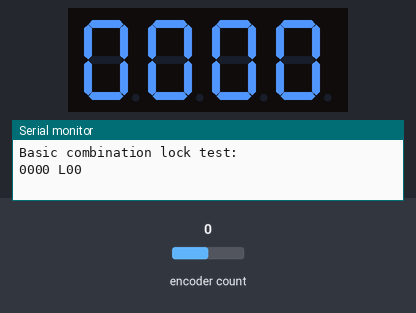
Recording of a sketch running on a simulated Arduino Uno, built with avr-gcc and run on an emulated ATmega328P. Shown: 4-digit seven-segment display, the last lines printed to the serial monitor. Wiring (inferred from the names in the program): 4-digit 7-segment display, segments lit when LOW: segments A1, pin 2, pin 4, pin 12, A0, pin 7, pin 8; digit selects pin 11, pin 10, pin 9, pin 3. Inputs (shaded band) come from the test bench; at power-on: encoder count 0. The segment pins are drawn as the display they are named for.

Above: at 1.2 s.
1.3 s: encoder count set to -1
At 2.5 s:
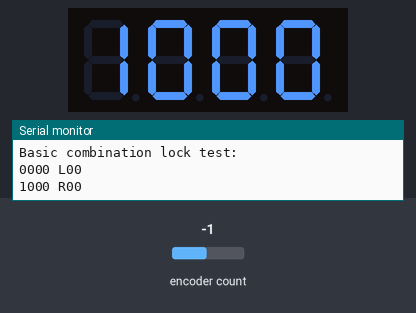
2.8 s: encoder count set to -2
At 3.7 s:
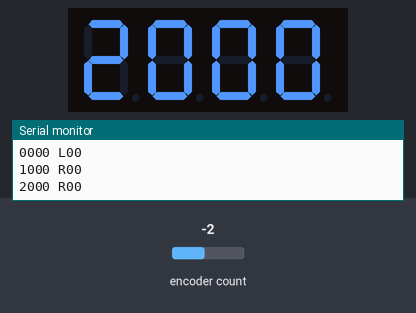
4.3 s: encoder count set to -3
At 5.1 s:
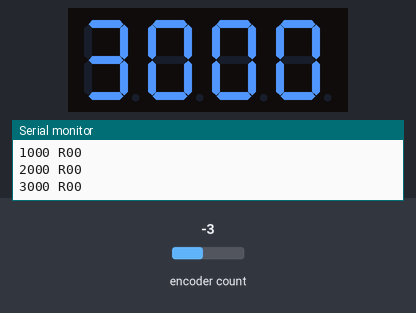
Timing chart, 0 to 7.3 s (numbered marks = the images above; inputs shaded):
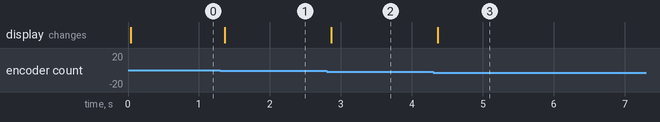

Measured:
- after the input at 1.3 s, the display: changes after 0.07 s (image 1)
- after the input at 2.8 s, the display: changes after 0.06 s (image 2)
- after the input at 4.3 s, the display: changes after 0.07 s (image 3)

The sketch:

ArduinoComboLock.ino
```cpp
// (licence header left out)
#include <Encoder.h>
#include "Spinner.h"
// Change these two numbers to the pins connected to your encoder.
//   Best Performance: both pins have interrupt capability
//   Good Performance: only the first pin has interrupt capability
//   Low Performance:  neither pin has interrupt capability
Encoder myEnc(5, 6);
//   avoid using pins with LEDs attached

Spinner mSpinner;

// Encoder combo lock
int oldPosition  = -999;
int newPosition = 0;
boolean CCW = false; //CCW = counter clockwise direction
boolean oldCCW = true;
int value;
int loops = 0;
int combo[4];
int combopos = -1;
int comboDisplay = 0;
int secret[4] = {3, 5, 8, 9}; //Code to unlock
int unlockedDisplay[4] = {0, 11, 12, 13}; //Special digits for notification that the lock is open: "OPEN". Numeral "0" used in place of "O"
int deltaPos = 0;
int debounce = 2; //Must move by at least 2 counts for a poor man's debounce

// Seven segment display
int digit1 = 11; //PWM Display pin 12
int digit2 = 10; //PWM Display pin 9
int digit3 = 9; //PWM Display pin 8
int digit4 = 3; //PWM Display pin 6

int segA = A1; //Display pin 11
int segB = 2; //Display pin 7
int segC = 4; //Display pin 4
int segD = 12; //Display pin 2
int segE = A0; //Display pin 1
int segF = 7; //Display pin 10
int segG = 8; //Display pin 5

void setup() {
  // Encoder combo lock
  Serial.begin(9600);
  Serial.println("Basic combination lock test:");

  // Seven segment display
  pinMode(segA, OUTPUT);
  pinMode(segB, OUTPUT);
  pinMode(segC, OUTPUT);
  pinMode(segD, OUTPUT);
  pinMode(segE, OUTPUT);
  pinMode(segF, OUTPUT);
  pinMode(segG, OUTPUT);

  pinMode(digit1, OUTPUT);
  pinMode(digit2, OUTPUT);
  pinMode(digit3, OUTPUT);
  pinMode(digit4, OUTPUT);
}

void loop()
{
  UpdateEncoder();
  displayNumber(combo);

}

void UpdateEncoder()
{
  newPosition = myEnc.read();
  newPosition = newPosition / 4;

  if (newPosition != oldPosition)
  {
    deltaPos += (newPosition - oldPosition);
    if (abs(deltaPos) >= debounce)
    {
      deltaPos = 0;

      //CCW turn = increasing count, CW = decresing
      //in order to match common lock dials
      if (newPosition > oldPosition)
      {
        value = mSpinner.Decrement();
        CCW = true;
      }
      else
      {
        value = mSpinner.Increment();
        CCW = false;

        //Keep track of how many times you make a revolution for reset
        if(value == 0)
          loops++;

        if(loops == 3) // Turn three times clockwise to reset
        {
          loops = 0;
          combo[0] = 0;
          combo[1] = 0;
          combo[2] = 0;
          combo[3] = 0;
          combopos = 0;
        }
      }

      if (oldCCW != CCW) // Change direction - move to the next digit
      {
        combopos++;
        loops = 0;
      }

      //Don't overflow
      if(combopos < 4 && combopos > -1)
        combo[combopos] = value;

      /*For debugging, print to serial:
       CCCC DLU
       C: 4 combo digits
       D: Direction of turning (L or R)
       L: Number of loops
       U: Lock unlocked
       */

      for (int i = 0; i < 4; i++)
      {
        Serial.print(combo[i]);
      }

      if (CCW == true)
        Serial.print(" L");
      else
        Serial.print(" R");

      Serial.print(loops);

      Serial.print(IsUnlocked());

      Serial.println("");

      oldPosition = newPosition;
      oldCCW = CCW;
    }
  }
}

boolean IsUnlocked()
{
  if(combopos == 3)
  {
    for (int i = 0; i < 4; i++)
    {
      if(combo[i] != secret[i])
        return false;
    }
    return true;
  }
  return false;
}

void displayNumber(int* toDisplay) {
#define DISPLAY_BRIGHTNESS  500

#define DIGIT_ON  HIGH
#define DIGIT_OFF  LOW

  long beginTime = millis();

  for(int digit = 0; digit < 4 ; digit++) {

    //Turn on a digit for a short amount of time
    switch(digit) {
    case 0:
      digitalWrite(digit1, DIGIT_ON);
      break;
    case 1:
      digitalWrite(digit2, DIGIT_ON);
      break;
    case 2:
      digitalWrite(digit3, DIGIT_ON);
      break;
    case 3:
      digitalWrite(digit4, DIGIT_ON);
      break;
    }

    //Turn on the right segments for this digit

    if(IsUnlocked())
    {
      lightNumber(unlockedDisplay[digit]);
      delay(150);
    }
    else
      lightNumber(toDisplay[digit] % 10);


    delayMicroseconds(DISPLAY_BRIGHTNESS); //Display this digit for a fraction of a second (between 1us and 5000us, 500 is pretty good)

    //Turn off all segments
    lightNumber(10);

    //Turn off all digits
    digitalWrite(digit1, DIGIT_OFF);
    digitalWrite(digit2, DIGIT_OFF);
    digitalWrite(digit3, DIGIT_OFF);
    digitalWrite(digit4, DIGIT_OFF);
  }

  while( (millis() - beginTime) < 10) ; //Wait for 20ms to pass before we paint the display again
}

//Seven segment display

//Given a number, turns on those segments
//If number == 10, then turn off number
void lightNumber(int numberToDisplay) {

#define SEGMENT_ON  LOW
#define SEGMENT_OFF HIGH

  switch (numberToDisplay){

  case 0:
    digitalWrite(segA, SEGMENT_ON);
    digitalWrite(segB, SEGMENT_ON);
    digitalWrite(segC, SEGMENT_ON);
    digitalWrite(segD, SEGMENT_ON);
    digitalWrite(segE, SEGMENT_ON);
    digitalWrite(segF, SEGMENT_ON);
    digitalWrite(segG, SEGMENT_OFF);
    break;

  case 1:
    digitalWrite(segA, SEGMENT_OFF);
    digitalWrite(segB, SEGMENT_ON);
    digitalWrite(segC, SEGMENT_ON);
    digitalWrite(segD, SEGMENT_OFF);
    digitalWrite(segE, SEGMENT_OFF);
    digitalWrite(segF, SEGMENT_OFF);
    digitalWrite(segG, SEGMENT_OFF);
    break;

  case 2:
    digitalWrite(segA, SEGMENT_ON);
    digitalWrite(segB, SEGMENT_ON);
    digitalWrite(segC, SEGMENT_OFF);
    digitalWrite(segD, SEGMENT_ON);
    digitalWrite(segE, SEGMENT_ON);
    digitalWrite(segF, SEGMENT_OFF);
    digitalWrite(segG, SEGMENT_ON);
    break;

  case 3:
    digitalWrite(segA, SEGMENT_ON);
    digitalWrite(segB, SEGMENT_ON);
    digitalWrite(segC, SEGMENT_ON);
    digitalWrite(segD, SEGMENT_ON);
    digitalWrite(segE, SEGMENT_OFF);
    digitalWrite(segF, SEGMENT_OFF);
    digitalWrite(segG, SEGMENT_ON);
    break;

  case 4:
    digitalWrite(segA, SEGMENT_OFF);
    digitalWrite(segB, SEGMENT_ON);
    digitalWrite(segC, SEGMENT_ON);
    digitalWrite(segD, SEGMENT_OFF);
    digitalWrite(segE, SEGMENT_OFF);
    digitalWrite(segF, SEGMENT_ON);
    digitalWrite(segG, SEGMENT_ON);
    break;

  case 5:
    digitalWrite(segA, SEGMENT_ON);
    digitalWrite(segB, SEGMENT_OFF);
    digitalWrite(segC, SEGMENT_ON);
    digitalWrite(segD, SEGMENT_ON);
    digitalWrite(segE, SEGMENT_OFF);
    digitalWrite(segF, SEGMENT_ON);
    digitalWrite(segG, SEGMENT_ON);
    break;

  case 6:
    digitalWrite(segA, SEGMENT_ON);
    digitalWrite(segB, SEGMENT_OFF);
    digitalWrite(segC, SEGMENT_ON);
    digitalWrite(segD, SEGMENT_ON);
    digitalWrite(segE, SEGMENT_ON);
    digitalWrite(segF, SEGMENT_ON);
    digitalWrite(segG, SEGMENT_ON);
    break;

  case 7:
    digitalWrite(segA, SEGMENT_ON);
    digitalWrite(segB, SEGMENT_ON);
    digitalWrite(segC, SEGMENT_ON);
    digitalWrite(segD, SEGMENT_OFF);
    digitalWrite(segE, SEGMENT_OFF);
    digitalWrite(segF, SEGMENT_OFF);
    digitalWrite(segG, SEGMENT_OFF);
    break;

  case 8:
    digitalWrite(segA, SEGMENT_ON);
    digitalWrite(segB, SEGMENT_ON);
    digitalWrite(segC, SEGMENT_ON);
    digitalWrite(segD, SEGMENT_ON);
    digitalWrite(segE, SEGMENT_ON);
    digitalWrite(segF, SEGMENT_ON);
    digitalWrite(segG, SEGMENT_ON);
    break;

  case 9:
    digitalWrite(segA, SEGMENT_ON);
    digitalWrite(segB, SEGMENT_ON);
    digitalWrite(segC, SEGMENT_ON);
    digitalWrite(segD, SEGMENT_ON);
    digitalWrite(segE, SEGMENT_OFF);
    digitalWrite(segF, SEGMENT_ON);
    digitalWrite(segG, SEGMENT_ON);
    break;

  case 10:
    digitalWrite(segA, SEGMENT_OFF);
    digitalWrite(segB, SEGMENT_OFF);
    digitalWrite(segC, SEGMENT_OFF);
    digitalWrite(segD, SEGMENT_OFF);
    digitalWrite(segE, SEGMENT_OFF);
    digitalWrite(segF, SEGMENT_OFF);
    digitalWrite(segG, SEGMENT_OFF);
    break;

  case 11: //"P"
    digitalWrite(segA, SEGMENT_ON);
    digitalWrite(segB, SEGMENT_ON);
    digitalWrite(segC, SEGMENT_OFF);
    digitalWrite(segD, SEGMENT_OFF);
    digitalWrite(segE, SEGMENT_ON);
    digitalWrite(segF, SEGMENT_ON);
    digitalWrite(segG, SEGMENT_ON);
    break;

  case 12: //"E"
    digitalWrite(segA, SEGMENT_ON);
    digitalWrite(segB, SEGMENT_OFF);
    digitalWrite(segC, SEGMENT_OFF);
    digitalWrite(segD, SEGMENT_ON);
    digitalWrite(segE, SEGMENT_ON);
    digitalWrite(segF, SEGMENT_ON);
    digitalWrite(segG, SEGMENT_ON);
    break;

  case 13: //"N"
    digitalWrite(segA, SEGMENT_ON);
    digitalWrite(segB, SEGMENT_ON);
    digitalWrite(segC, SEGMENT_ON);
    digitalWrite(segD, SEGMENT_OFF);
    digitalWrite(segE, SEGMENT_ON);
    digitalWrite(segF, SEGMENT_ON);
    digitalWrite(segG, SEGMENT_OFF);
    break;
  }
}
```

Spinner.cpp
```cpp
#include "Spinner.h"

Spinner::Spinner()
{
  InitPos(Pos1, &Pos2, &Pos0, 1);
  InitPos(Pos2, &Pos3, &Pos1, 2);
  InitPos(Pos3, &Pos4, &Pos2, 3);
  InitPos(Pos4, &Pos5, &Pos3, 4);
  InitPos(Pos5, &Pos6, &Pos4, 5);
  InitPos(Pos6, &Pos7, &Pos5, 6);
  InitPos(Pos7, &Pos8, &Pos6, 7);
  InitPos(Pos8, &Pos9, &Pos7, 8);
  InitPos(Pos9, &Pos0, &Pos8, 9);
  InitPos(Pos0, &Pos1, &Pos9, 0);
  currentPos = &Pos1;
}

Spinner::~Spinner()
{
}

int Spinner::Increment()
{
  currentPos = currentPos->Next;
    return currentPos->Value;
}

int Spinner::Decrement()
{
  currentPos = currentPos->Last;
    return currentPos->Value;
}

void Spinner::InitPos(Pos &mpos, Pos* next, Pos* last, int value)
{
  mpos.Next = next;
  mpos.Last = last;
  mpos.Value = value;
}
```

Spinner.h
```cpp
#ifndef Spinner_h
#define Spinner_h

struct Pos
{
  class Pos* Next;
  class Pos* Last;
  int Value;
};

class Spinner
{
public:
  Spinner();
  ~Spinner();

  int Increment();
  int Decrement();

private:
  Pos Pos1;
  Pos Pos2;
  Pos Pos3;
  Pos Pos4;
  Pos Pos5;
  Pos Pos6;
  Pos Pos7;
  Pos Pos8;
  Pos Pos9;
  Pos Pos0;
  Pos* currentPos;

  void InitPos(Pos &mpos, Pos* next, Pos* last, int value);
};

#endif
```
